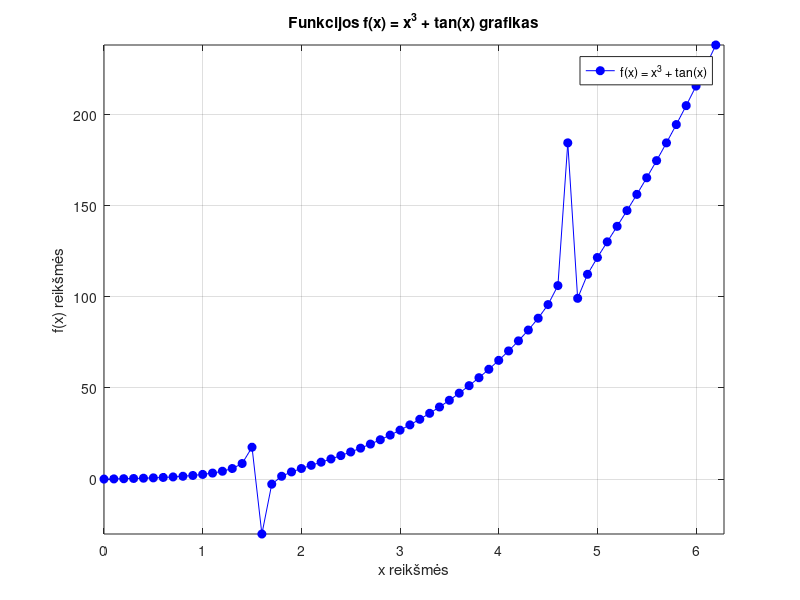
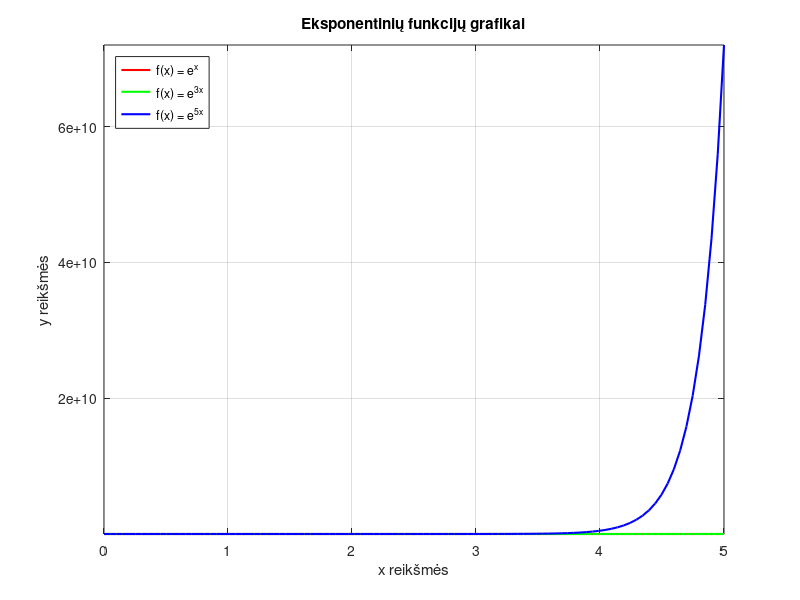
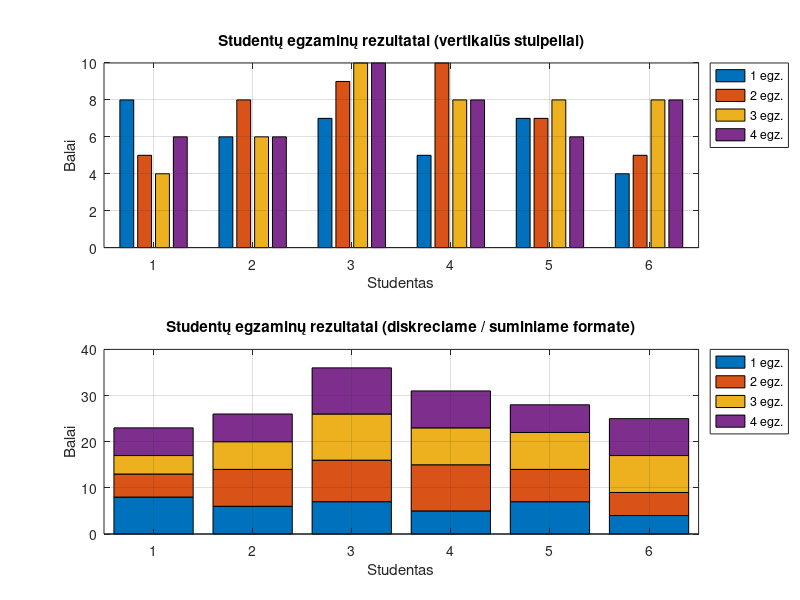
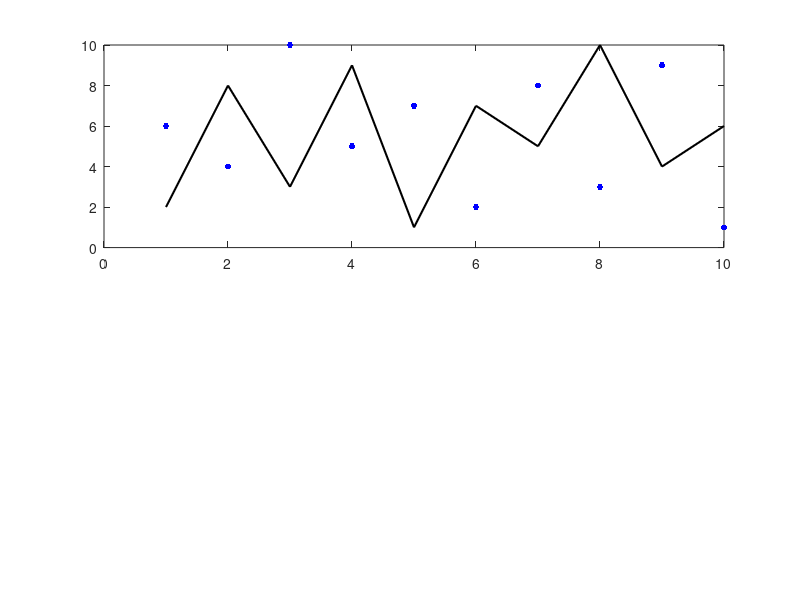

These charts were generated, in order, by the following MATLAB code: (Note: this script raises an error after producing the figures.)
% 1 a) ir c) dalis: Funkcijos f(x) = x^3 + tan(x) braižymas
figure(1);
x = 0 : 0.1 : 2*pi;
y = x.^3 + tan(x);

plot(x, y, 'bo-', 'MarkerFaceColor', 'b'); % Mėlyna spalva, 'o' markeris
grid on;
title('Funkcijos f(x) = x^3 + tan(x) grafikas');
xlabel('x reikšmės');
ylabel('f(x) reikšmės');
axis([0 2*pi min(y) max(y)]);
legend('f(x) = x^3 + tan(x)', 'Location', 'best');

% 1 b) ir c) dalis: Eksponentinių funkcijų braižymas
figure(2);
x = linspace(0, 5, 100); % Intervalą galite pasirinkti pagal poreikį
y1 = exp(x);
y2 = exp(3*x);
y3 = exp(5*x);

plot(x, y1, 'r-', 'LineWidth', 1.5); hold on;
plot(x, y2, 'g-', 'LineWidth', 1.5);
plot(x, y3, 'b-', 'LineWidth', 1.5);
hold off;

grid on;
title('Eksponentinių funkcijų grafikai');
xlabel('x reikšmės');
ylabel('y reikšmės');
legend('f(x) = e^x', 'f(x) = e^{3x}', 'f(x) = e^{5x}', 'Location', 'northwest');
axis([min(x) max(x) min(y1) max(y3)]);


atsitiktiniai_balai = randi([4, 10], 6, 4); 

figure(3);
subplot(2, 1, 1);
bar(atsitiktiniai_balai, 'grouped');
grid on;
title('Studentų egzaminų rezultatai (vertikalūs stulpeliai)');
xlabel('Studentas');
ylabel('Balai');
axis([0.5 6.5 0 10]);
legend('1 egz.', '2 egz.', '3 egz.', '4 egz.', 'Location', 'northeastoutside');

subplot(2, 1, 2);
bar(atsitiktiniai_balai, 'stacked');
grid on;
title('Studentų egzaminų rezultatai (diskreciame / suminiame formate)');
xlabel('Studentas');
ylabel('Balai');
axis([0.5 6.5 0 40]);
legend('1 egz.', '2 egz.', '3 egz.', '4 egz.', 'Location', 'northeastoutside');

% Papildoma užduotis: Signalų grafinis atvaizdavimas
A = [2 8 3 9 1 7 5 10 4 6]; % Pradinis signalas (pavyzdys)
B = [A(end:-1:6), A(1:5)];    % Filtruotas signalas (pavyzdys)

U1 = 4; % Pirmo filtravimo riba
U2 = 8; % Antro filtravimo riba

figure(4);

% Papildoma užduotis: Signalų grafinis atvaizdavimas
A = [2 8 3 9 1 7 5 10 4 6];
B = [A(end:-1:6), A(1:5)];

U1 = 4;
U2 = 8;

figure('Name', 'Signalų analizė', 'Color', 'white');

% 1. Pirmas grafikas (Viršutinis)
subplot(2, 1, 1);
plot(A, 'k-', 'LineWidth', 1.5); 
hold on;
plot(B, 'b.', 'MarkerSize', 14); 
yline(U1, 'r--', 'LineWidth', 1.2); 
yline(U2, 'r--', 'LineWidth', 1.2); 
hold off;

grid on;
title('Pradinis ir filtruotas signalas bei filtravimo ribos');
xlabel('Indeksas');
ylabel('Įtampa');
legend('Pradinis signalas', 'Filtruotas signalas', 'Ribos U_1, U_2', ...
       'Location', 'southeast', 'AutoUpdate', 'off');

% 2. Antras grafikas (Apatinis)
subplot(2, 1, 2);
virsinantys_indeksai = find(A > U1);

plot(1:length(A), A, 'k-', 'LineWidth', 1.2); 
hold on;
plot(virsinantys_indeksai, A(virsinantys_indeksai), 'bo', ...
     'MarkerFaceColor', 'c', 'MarkerSize', 6);

min_val = min(A);
max_val = max(A);
min_ind = find(A == min_val);
max_ind = find(A == max_val);

plot(min_ind, min_val, 'gd', 'MarkerSize', 9, 'MarkerFaceColor', 'g'); 
plot(max_ind, max_val, 'gd', 'MarkerSize', 9, 'MarkerFaceColor', 'g');
hold off;

grid on;
title('Pradinio signalo reikšmės viršijančios U_1 ribą');
xlabel('Indeksas');
ylabel('Įtampa');
legend('Signalas', 'Viršija U_1', 'Min / Max reikšmės', ...
       'Location', 'southeast', 'AutoUpdate', 'off');
